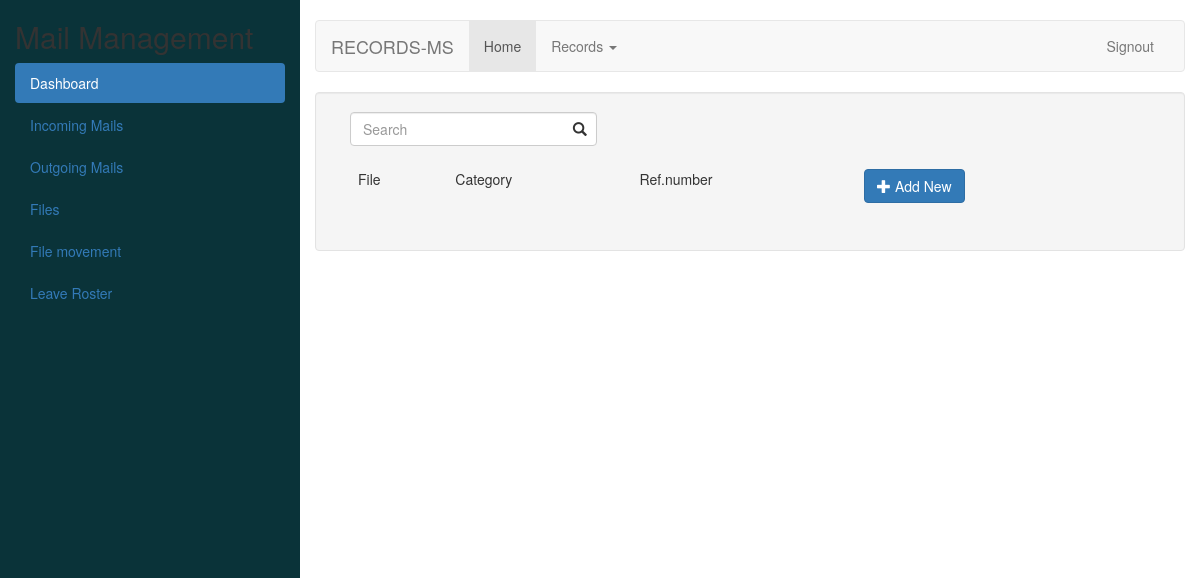
Page /fileslist/ on the earlier database version.
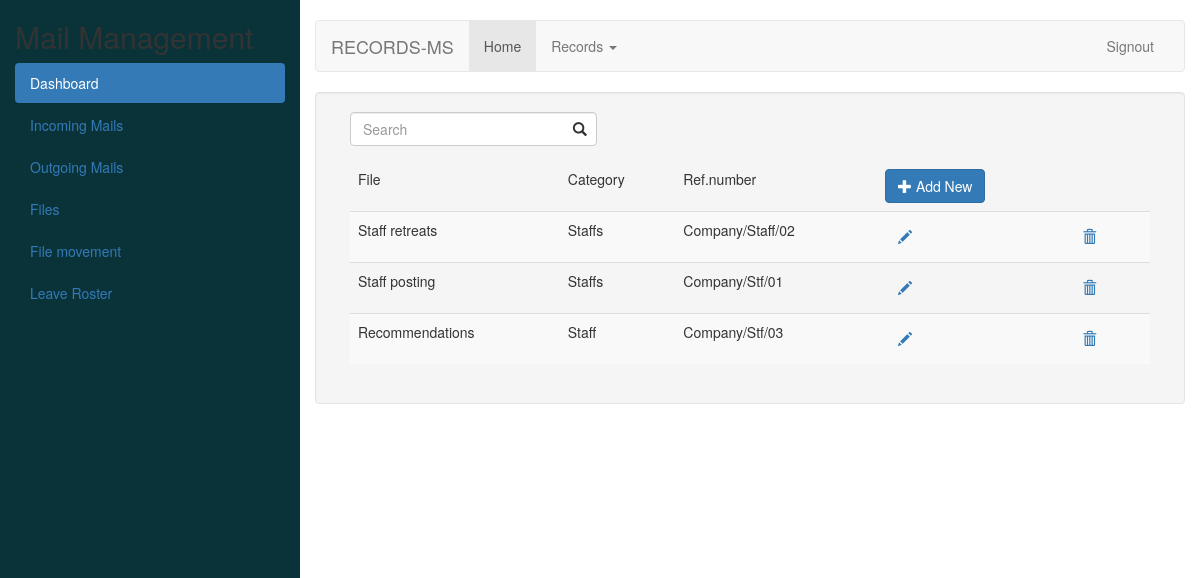
Same page on the later database version.
### recApp/models.py (models this page shows, shortened)
class BaseAttachments(models.Model):
    name = models.CharField(_("attachment name"), max_length=156, unique=True )
    category = models.CharField(_("attachment category"), max_length=156)
    ref_number = models.CharField(_("reference number"), max_length=156)

### recApp/views.py (the view)
# urls.py: path('fileslist/', views.files_list, name="view_files"),
def files_list(request):
    if 'q' in request.GET:
        q= request.GET['q']
        multiple_q = Q(Q(mail_sender__icontains = q) | Q(mail_receiver__icontains = q) | Q(subject__icontains = q))
        files_rec = BaseAttachments.objects.filter(multiple_q)
    else:
        files_rec = BaseAttachments.objects.all()
    context = {
        'files_list': files_rec
    }
    return render(request, 'records/fileslist.html', context)

### recApp/templates/records/fileslist.html (shortened to what this page needs)
{% extends 'records/base.html' %}
{% block content %}
<form method="get" action="" autocomplete="off">
    <div class="col-sm-4">
        <div class="form-group has-feedback has-search ">
            <input type="text", name="q" class="form-control" placeholder="Search">
        </div>
    </div>
</form>
<div class="container-fluid">
    <table class="table table-striped">
        <thead class="border-bottom font-weight-bold">
            <tr>
                <td>File</td>
                <td>Category</td>
                <td>Ref.number</td>
                <td>
                    <a href="{% url 'files_form' %}" >
                        <button type="button" class="btn btn-primary"><i class="glyphicon glyphicon-plus" aria-hidden="true"></i> Add New</button>
                    </a>
                </td>
            </tr>
        </thead>
        <tbody>
            {% for file in files_list %}
                <tr>
                    <td>{{file.name}}</td>
                    <td>{{file.category}}</td>
                    <td>{{file.ref_number}}</td>
                    <td>
                        <a href="{% url 'file_update' file.id %}" class="btn text-secondary px-0">
                            <i class="glyphicon glyphicon-pencil" aria-hidden="true"></i>
                        </a>
                    </td>
                    <td>
                        <a href="{% url 'file_delete' file.id %}" class="btn text-secondary px-0">
                            <i class="glyphicon glyphicon-trash" aria-hidden="true"></i>
                        </a>
                    </td>
                </tr>
            {% endfor %}
        </tbody>
    </table>
    </div>
{% endblock content %}

Differences in the rows shown:
added BaseAttachments: name "Staff retreats", category "Staffs", ref_number "Company/Staff/02"
added BaseAttachments: name "Staff posting", category "Staffs", ref_number "Company/Stf/01"
added BaseAttachments: name "Recommendations", category "Staff", ref_number "Company/Stf/03"
